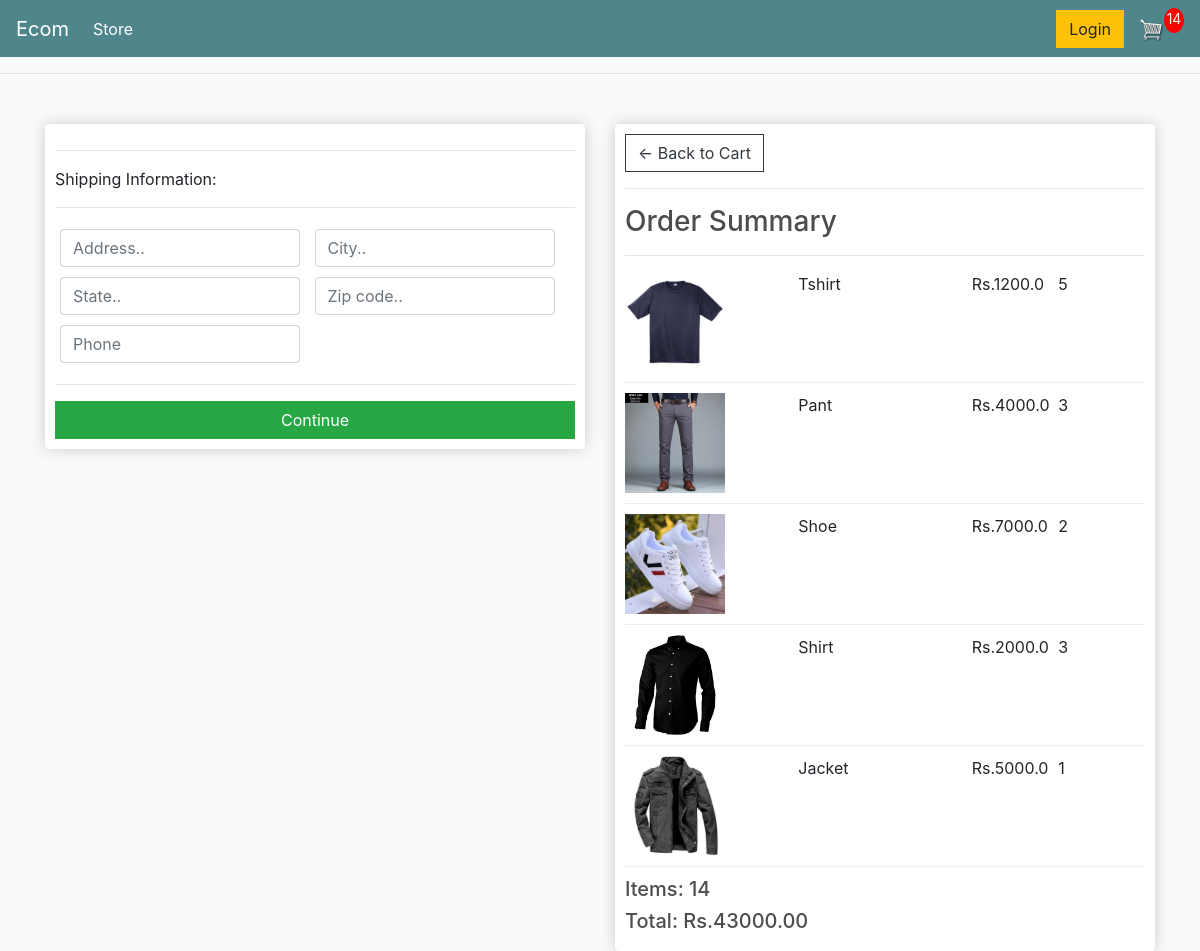
/checkout/ (signed in), run on an earlier commit of the app's database.
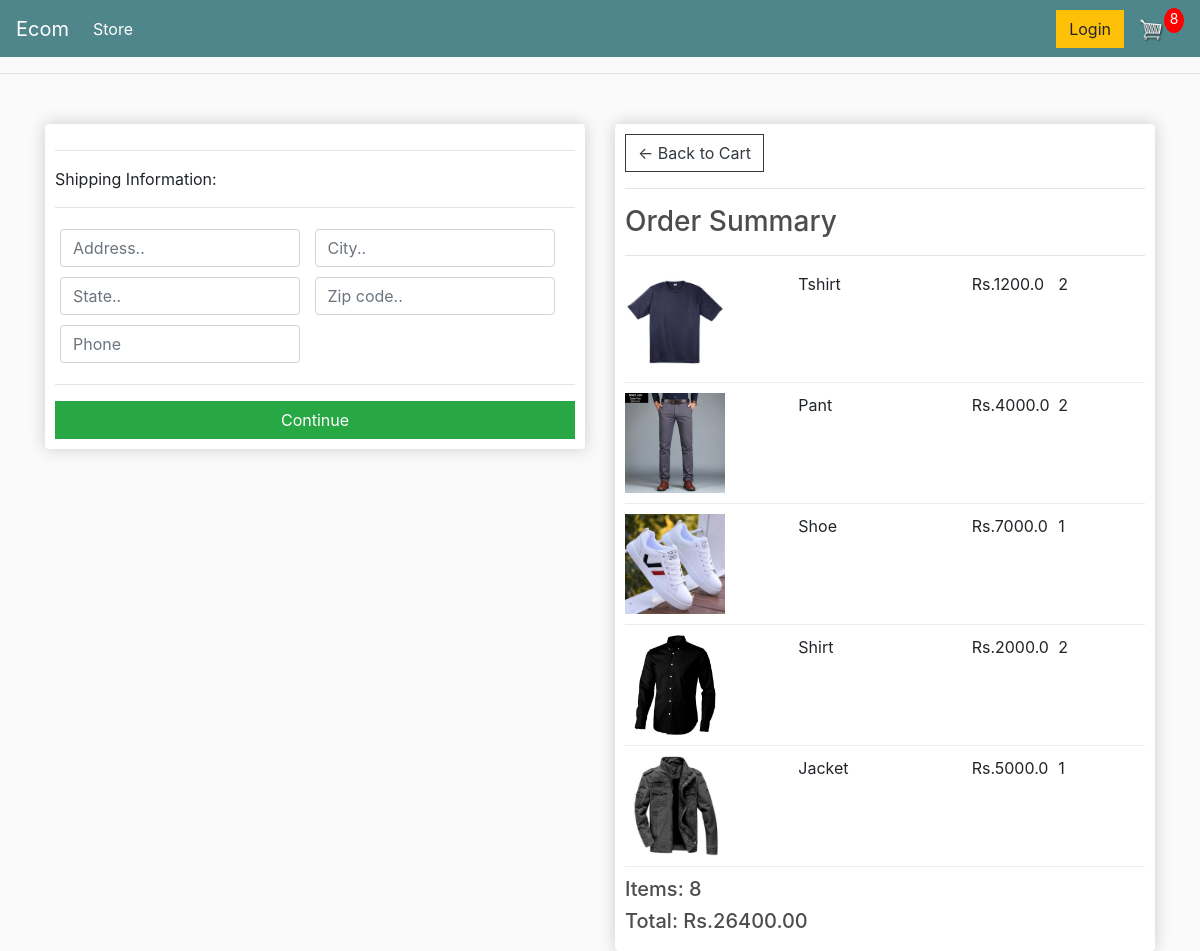
And on a later commit of the database.
### store/models.py (models this page shows, shortened)
class OrderItem(models.Model):
    product = models.ForeignKey(Product, on_delete=models.SET_NULL, blank=True, null=True)
    order = models.ForeignKey(Order, on_delete=models.SET_NULL, blank=True, null=True)
    quantity = models.IntegerField(default=0, null=True, blank=True)
    date_added = models.DateTimeField(auto_now_add=True)
    @property
    def get_total(self):
        total = self.product.price * self.quantity
        return total

class Order(models.Model):
    customer = models.ForeignKey(Customer, on_delete=models.SET_NULL, blank=True, null=True)
    date_order = models.DateTimeField(auto_now_add=True)
    complete = models.BooleanField(default=False, null=True, blank=True)
    transaction_id = models.CharField(max_length=200, null=True)
    @property
    def get_cart_items(self):
        orderitems = self.orderitem_set.all()
        total = sum([item.quantity for item in orderitems])
        return total
    @property
    def get_cart_total(self):
        orderitems = self.orderitem_set.all()
        total = sum([item.get_total for item in orderitems])
        return total
    @property
    def shipping(self):
        shipping = False
        orderitems = self.orderitem_set.all()
        for i in orderitems:
            if i.product.digital == False:
                shipping = True
        return shipping

class Product(models.Model):
    name = models.CharField(max_length=200, null=True)
    price = models.FloatField()
    digital = models.BooleanField(default=False, null=True, blank=False)
    image = models.ImageField(null=True, blank=True)
    @property
    def imageURL(self):
        try:
            url = self.image.url
        except:
            url = ''
        return url

### store/views.py (the view)
# urls.py: path('checkout/', views.checkout, name="checkout"),
def checkout(request):
    if request.user.is_authenticated:
        customer = request.user.customer
        order, created = Order.objects.get_or_create(customer=customer, complete=False)
        items = order.orderitem_set.all()
        cartItems = order.get_cart_items
    else:
        items = []
        order = {'get_cart_items':0, 'get_cart_total':0, 'shipping': False}
        cartItems = order['get_cart_items']
    context = {'items': items, 'order': order, 'cartItems': cartItems}
    return render(request, 'store/checkout.html', context)

### store/templates/store/checkout.html (shortened to what this page needs)
{% extends 'store/main.html' %}
{% load static %}
{% block content %}
<div class="row">
    <div class="col-lg-6">
        <div class="box-element" id="form-wrapper">
            <form id="form">
                <div id="shipping-info">
                    <hr>
                    <p>Shipping Information:</p>
                    <hr>
                    <div class="form-field">
                        <input class="form-control" type="text" name="address" placeholder="Address..">
                    </div>
                    <div class="form-field">
                        <input class="form-control" type="text" name="city" placeholder="City..">
                    </div>
                    <div class="form-field">
                        <input class="form-control" type="text" name="state" placeholder="State..">
                    </div>
                    <div class="form-field">
                        <input class="form-control" type="text" name="zipcode" placeholder="Zip code..">
                    </div>
                    <div class="form-field">
                        <input class="form-control" type="text" name="country" placeholder="Phone">
                    </div>
                </div>
                <hr>
                <input id="form-button" class="btn btn-success btn-block" type="submit" value="Continue">
            </form>
        </div>
        <br>
    </div>
    <div class="col-lg-6">
        <div class="box-element">
            <a  class="btn btn-outline-dark" href="{% url 'cart' %}">&#x2190; Back to Cart</a>
            <hr>
            <h3>Order Summary</h3>
            <hr>
            {% for item in items %}
            <div class="cart-row">
                <div style="flex:2"><img class="row-image" src="{{item.product.imageURL}}"></div>
                <div style="flex:2"><p>{{item.product.name}}</p></div>
                <div style="flex:1"><p>Rs.{{item.product.price}}</p></div>
                <div style="flex:1"><p>{{item.quantity}}</p></div>
            </div>
            {% endfor %}
            <h5>Items:   {{order.get_cart_items}}</h5>
            <h5>Total:   Rs.{{order.get_cart_total|floatformat:2}}</h5>
        </div>
    </div>
</div>
{% endblock content %}

What changed in the data, as far as the page shows it:
changed OrderItem "Tshirt": quantity "5" → "2"
changed OrderItem "Pant": quantity "3" → "2"
changed OrderItem "Shoe": quantity "2" → "1"
changed OrderItem "Shirt": quantity "3" → "2"
changed through a linked row, Order: get_cart_items "14" → "8"; get_cart_total "43000.00" → "26400.00"
Also different on the page:
{{ cartItems }}: "14" → "8"
